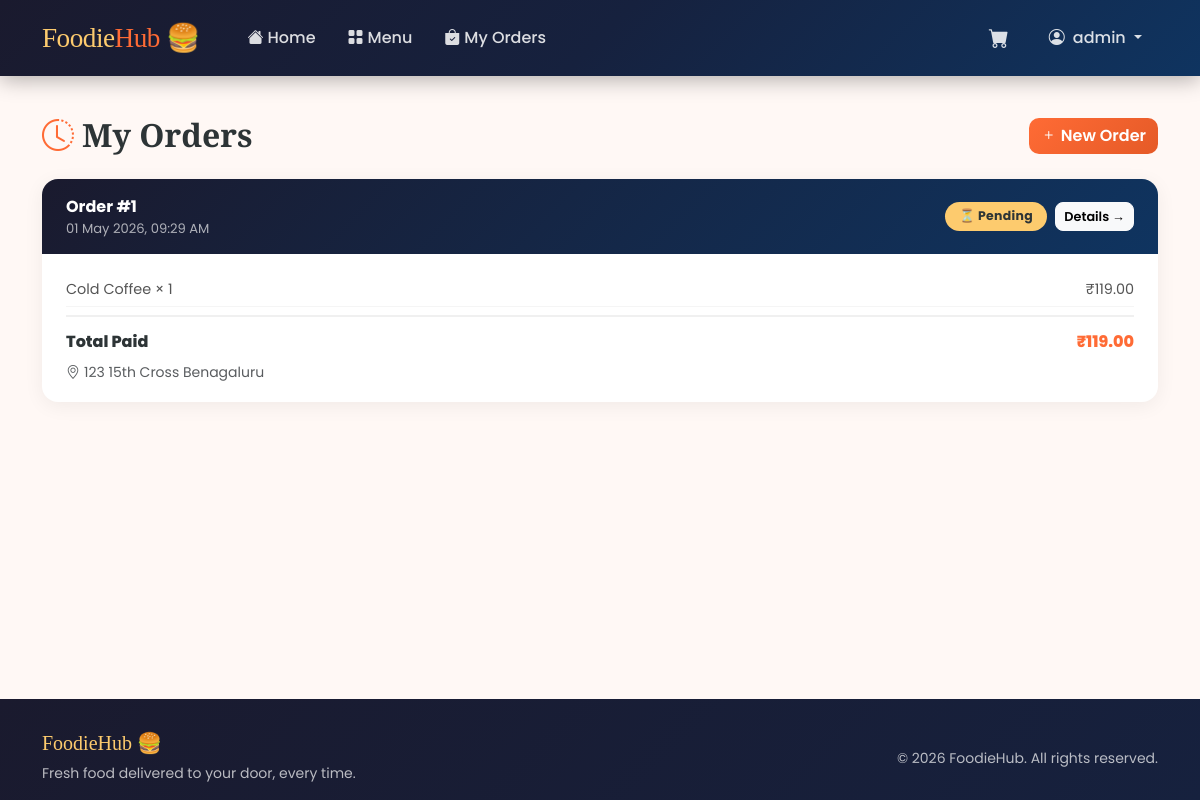
Screenshot of /orders/ (signed in) with the database file from the repository.
### store/models.py (models this page shows, shortened)
class Order(models.Model):
    STATUS_CHOICES = [
        ('pending', 'Pending'),
        ('confirmed', 'Confirmed'),
        ('preparing', 'Preparing'),
        ('out_for_delivery', 'Out for Delivery'),
        ('delivered', 'Delivered'),
        ('cancelled', 'Cancelled'),
    ]
    user = models.ForeignKey(User, on_delete=models.CASCADE, related_name='orders')
    total_price = models.DecimalField(max_digits=10, decimal_places=2)
    status = models.CharField(max_length=20, choices=STATUS_CHOICES, default='pending')
    payment_method = models.CharField(max_length=50, blank=True)
    payment_status = models.BooleanField(default=False)
    address = models.TextField()
    phone = models.CharField(max_length=15)
    notes = models.TextField(blank=True)
    created_at = models.DateTimeField(auto_now_add=True)
    updated_at = models.DateTimeField(auto_now=True)
    class Meta:
        ordering = ['-created_at']

class OrderItem(models.Model):
    order = models.ForeignKey(Order, on_delete=models.CASCADE, related_name='items')
    food_item = models.ForeignKey(FoodItem, on_delete=models.SET_NULL, null=True)
    food_name = models.CharField(max_length=200)   # Snapshot of name
    food_price = models.DecimalField(max_digits=8, decimal_places=2)  # Snapshot of price
    quantity = models.PositiveIntegerField(default=1)
    @property
    def subtotal(self):
        return self.food_price * self.quantity

### store/views.py (the view)
# urls.py: path('orders/', views.order_history, name='order_history'),
@login_required
def order_history(request):
    orders = Order.objects.filter(user=request.user).prefetch_related('items')
    return django.shortcuts.render(request, 'store/order_history.html', {'orders': orders})

### store/context_processors.py (called while the page is built)
def cart_count(request):
    if request.user.is_authenticated:
        count = Cart.objects.filter(user=request.user).count()
    else:
        count = 0
    return {'cart_count': count}

### templates/store/order_history.html (shortened to what this page needs)
{% extends 'base.html' %}
{% block content %}
<div class="history-wrap">
    <div class="container">
        <div class="d-flex justify-content-between align-items-center mb-4">
            <h1 class="page-heading mb-0">
                <i class="bi bi-clock-history me-2" style="color: var(--primary);"></i>My Orders
            </h1>
            <a href="{% url 'menu' %}" class="btn btn-primary" style="border-radius: 10px;">
                <i class="bi bi-plus me-1"></i>New Order
            </a>
        </div>
        {% if orders %}
            {% for order in orders %}
            <div class="order-card">
                <div class="order-card-header">
                    <div>
                        <div class="order-id">Order #{{ order.id }}</div>
                        <div class="order-date">{{ order.created_at|date:"d M Y, h:i A" }}</div>
                    </div>
                    <div class="d-flex align-items-center gap-2">
                        <span class="status-badge badge-status-{{ order.status }}">
                            {% if order.status == 'pending' %}⏳
                            {% elif order.status == 'confirmed' %}✅
                            {% elif order.status == 'preparing' %}👨‍🍳
                            {% elif order.status == 'out_for_delivery' %}🛵
                            {% elif order.status == 'delivered' %}🎉
                            {% elif order.status == 'cancelled' %}❌
                            {% endif %}
                            {{ order.get_status_display }}
                        </span>
                        <a href="{% url 'order_detail' order.id %}" class="btn btn-sm btn-light"
                           style="border-radius: 8px; font-size: 0.8rem; font-weight: 600;">
                            Details →
                        </a>
                    </div>
                </div>
                <div class="order-card-body">
                    {% for item in order.items.all %}
                    <div class="order-item-line">
                        <span>{{ item.food_name }} × {{ item.quantity }}</span>
                        <span>₹{{ item.subtotal }}</span>
                    </div>
                    {% endfor %}
                    <div class="order-total">
                        <span>Total Paid</span>
                        <span class="text-orange">₹{{ order.total_price }}</span>
                    </div>
                    <div class="mt-2 text-muted small">
                        <i class="bi bi-geo-alt me-1"></i>{{ order.address|truncatechars:60 }}
                    </div>
                </div>
            </div>
            {% endfor %}
        {% endif %}
    </div>
</div>
{% endblock %}

### templates/base.html (shortened to what this page needs)
<!DOCTYPE html>
<html lang="en">
<head>
    <link href="https://cdn.jsdelivr.net/npm/bootstrap@5.3.2/dist/css/bootstrap.min.css" rel="stylesheet">
    <link href="https://cdn.jsdelivr.net/npm/bootstrap-icons@1.11.3/font/bootstrap-icons.min.css" rel="stylesheet">
</head>
<body>
<nav class="navbar navbar-expand-lg">
    <div class="container">
        <a class="navbar-brand" href="{% url 'home' %}">
            Foodie<span>Hub</span> 🍔
        </a>
        <div class="collapse navbar-collapse" id="navbarNav">
            <ul class="navbar-nav me-auto ms-3">
                <li class="nav-item">
                    <a class="nav-link" href="{% url 'home' %}"><i class="bi bi-house-fill me-1"></i>Home</a>
                </li>
                <li class="nav-item">
                    <a class="nav-link" href="{% url 'menu' %}"><i class="bi bi-grid-fill me-1"></i>Menu</a>
                </li>
                {% if user.is_authenticated %}
                <li class="nav-item">
                    <a class="nav-link" href="{% url 'order_history' %}"><i class="bi bi-bag-check-fill me-1"></i>My Orders</a>
                </li>
                {% endif %}
            </ul>
            <ul class="navbar-nav align-items-center gap-2">
                {% if user.is_authenticated %}
                    <li class="nav-item">
                        <a class="nav-link" href="{% url 'cart' %}">
                            <i class="bi bi-cart-fill fs-5"></i>
                        </a>
                    </li>
                    <li class="nav-item dropdown">
                        <a class="nav-link dropdown-toggle" href="#" role="button" data-bs-toggle="dropdown">
                            <i class="bi bi-person-circle me-1"></i>
                            {{ user.first_name|default:user.username }}
                        </a>
                    </li>
                {% endif %}
            </ul>
        </div>
    </div>
</nav>
<main>
    {% block content %}{% endblock %}
</main>
<footer>
    <div class="container">
        <div class="row align-items-center">
            <div class="col-md-6">
                <h5 style="font-family:'Playfair Display',serif; color: #fdcb6e;">FoodieHub 🍔</h5>
                <p class="mb-0 small">Fresh food delivered to your door, every time.</p>
            </div>
            <div class="col-md-6 text-md-end mt-3 mt-md-0">
                <small>© 2026 FoodieHub. All rights reserved.</small>
            </div>
        </div>
    </div>
</footer>
</body>
</html>

### templates/base.html (style rules this page uses)
:root { --primary: #ff6b35; --primary-dark: #e55a27; --secondary: #2d3436; --accent: #fdcb6e; --success: #00b894; --light-bg: #fff8f5; --card-shadow: 0 8px 30px rgba(255, 107, 53, 0.12); }
* { box-sizing: border-box; }
body { font-family: 'Poppins', sans-serif; background-color: var(--light-bg); color: var(--secondary); min-height: 100vh; display: flex; flex-direction: column; }
.navbar { background: linear-gradient(135deg, #1a1a2e 0%, #16213e 50%, #0f3460 100%); padding: 0.8rem 0; box-shadow: 0 4px 20px rgba(0,0,0,0.3); }
.navbar-brand { font-family: 'Playfair Display', serif; font-size: 1.7rem; color: var(--accent) !important; letter-spacing: -0.5px; }
.navbar-brand span { color: var(--primary); }
.navbar .nav-link { color: rgba(255,255,255,0.85) !important; font-weight: 500; padding: 0.5rem 1rem !important; border-radius: 8px; transition: all 0.2s; }
.btn-primary { background: linear-gradient(135deg, var(--primary), var(--primary-dark)); border: none; border-radius: 10px; font-weight: 600; transition: all 0.2s; }
footer { background: linear-gradient(135deg, #1a1a2e 0%, #16213e 100%); color: rgba(255,255,255,0.7); padding: 2rem 0 1rem; margin-top: auto; }
.text-orange { color: var(--primary) !important; }
.badge-status-pending { background: #fdcb6e; color: #2d3436; }
main { flex: 1; }

### templates/store/order_history.html (style rules this page uses)
.history-wrap { padding: 2.5rem 0 4rem; }
.page-heading { font-family: 'Playfair Display', serif; font-size: 2rem; font-weight: 700; }
.order-card { background: white; border-radius: 16px; box-shadow: 0 4px 20px rgba(0,0,0,0.06); overflow: hidden; margin-bottom: 1.2rem; transition: transform 0.2s, box-shadow 0.2s; }
.order-card-header { background: linear-gradient(135deg, #1a1a2e 0%, #0f3460 100%); color: white; padding: 1rem 1.5rem; display: flex; justify-content: space-between; align-items: center; flex-wrap: wrap; gap: 0.5rem; }
.order-id { font-weight: 700; font-size: 1rem; }
.order-date { font-size: 0.82rem; color: rgba(255,255,255,0.65); }
.status-badge { display: inline-block; padding: 0.3rem 0.9rem; border-radius: 20px; font-size: 0.78rem; font-weight: 700; letter-spacing: 0.3px; }
.order-card-body { padding: 1.2rem 1.5rem; }
.order-item-line { display: flex; justify-content: space-between; font-size: 0.9rem; padding: 0.35rem 0; border-bottom: 1px solid #f5f5f5; color: #555; }
.order-total { display: flex; justify-content: space-between; font-weight: 800; font-size: 1rem; padding-top: 0.8rem; margin-top: 0.5rem; border-top: 2px solid #f0f0f0; color: var(--secondary); }

### rows the page displays
Order: id "1", created_at "01 May 2026, 09:29 AM", status "Pending", total_price "119.00", address "123 15th Cross Benagaluru"
OrderItem: food_name "Cold Coffee", quantity "1", subtotal "119.00"

### other values shown
{{ user.first_name|default:user.username }} "admin"
